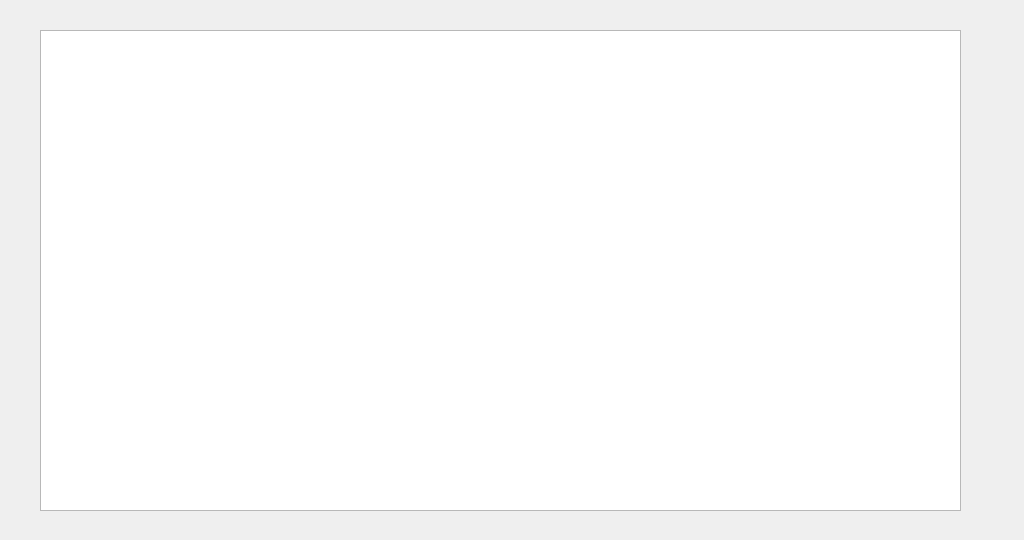
<?xml version="1.0" encoding="UTF-8"?>
<ui version="4.0">
 <class>ChartPage</class>
 <widget class="QWidget" name="ChartPage">
  <property name="geometry">
   <rect>
    <x>0</x>
    <y>0</y>
    <width>1024</width>
    <height>540</height>
   </rect>
  </property>
  <property name="windowTitle">
   <string>Form</string>
  </property>
  <widget class="QChartView" name="graphicsView">
   <property name="geometry">
    <rect>
     <x>40</x>
     <y>30</y>
     <width>921</width>
     <height>481</height>
    </rect>
   </property>
  </widget>
 </widget>
 <customwidgets>
  <customwidget>
   <class>QChartView</class>
   <extends>QGraphicsView</extends>
   <header location="global">qchartview.h</header>
  </customwidget>
 </customwidgets>
 <resources/>
 <connections/>
</ui>
